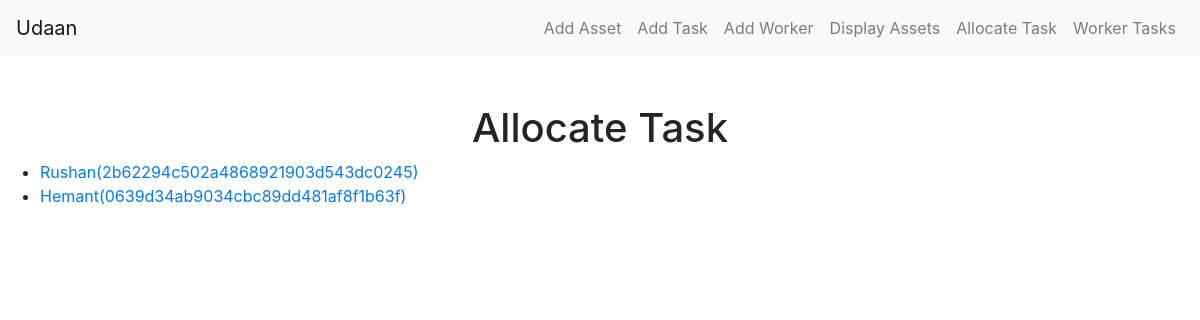
/view_worker/, run on the app's committed database.
### api/models.py (models this page shows, shortened)
class Worker(models.Model):
    workerid = models.CharField(primary_key=True, editable=False, max_length=255, default=get_uuid)
    workername = models.CharField(max_length=255)
    worker_address = models.TextField()
    join_date = models.DateField()
    date_of_birth = models.DateField()

### udaan/views.py (the view)
# urls.py: path('view_worker/', views.get_worker_tasks, name="workertaskview"),
def get_worker_tasks(request):
    workers = Worker.objects.all()
    return render(request, "view_worker.html", {"workers": workers})

### udaan/templates/view_worker.html
{% extends 'base.html' %}
{% block content %}
<h1 class="text-center">Allocate Task</h1>
    <ul>
        {% for worker in workers %}
            <li><a href="/get-tasks-for-worker/{{worker.workerid}}/view/">{{worker.workername}}({{worker.workerid}})</a></li>
        {% endfor %}
    </ul>
{% endblock %}

### data on the page
Worker: workername "Rushan", workerid "2b62294c502a4868921903d543dc0245"
Worker: workername "Hemant", workerid "0639d34ab9034cbc89dd481af8f1b63f"
